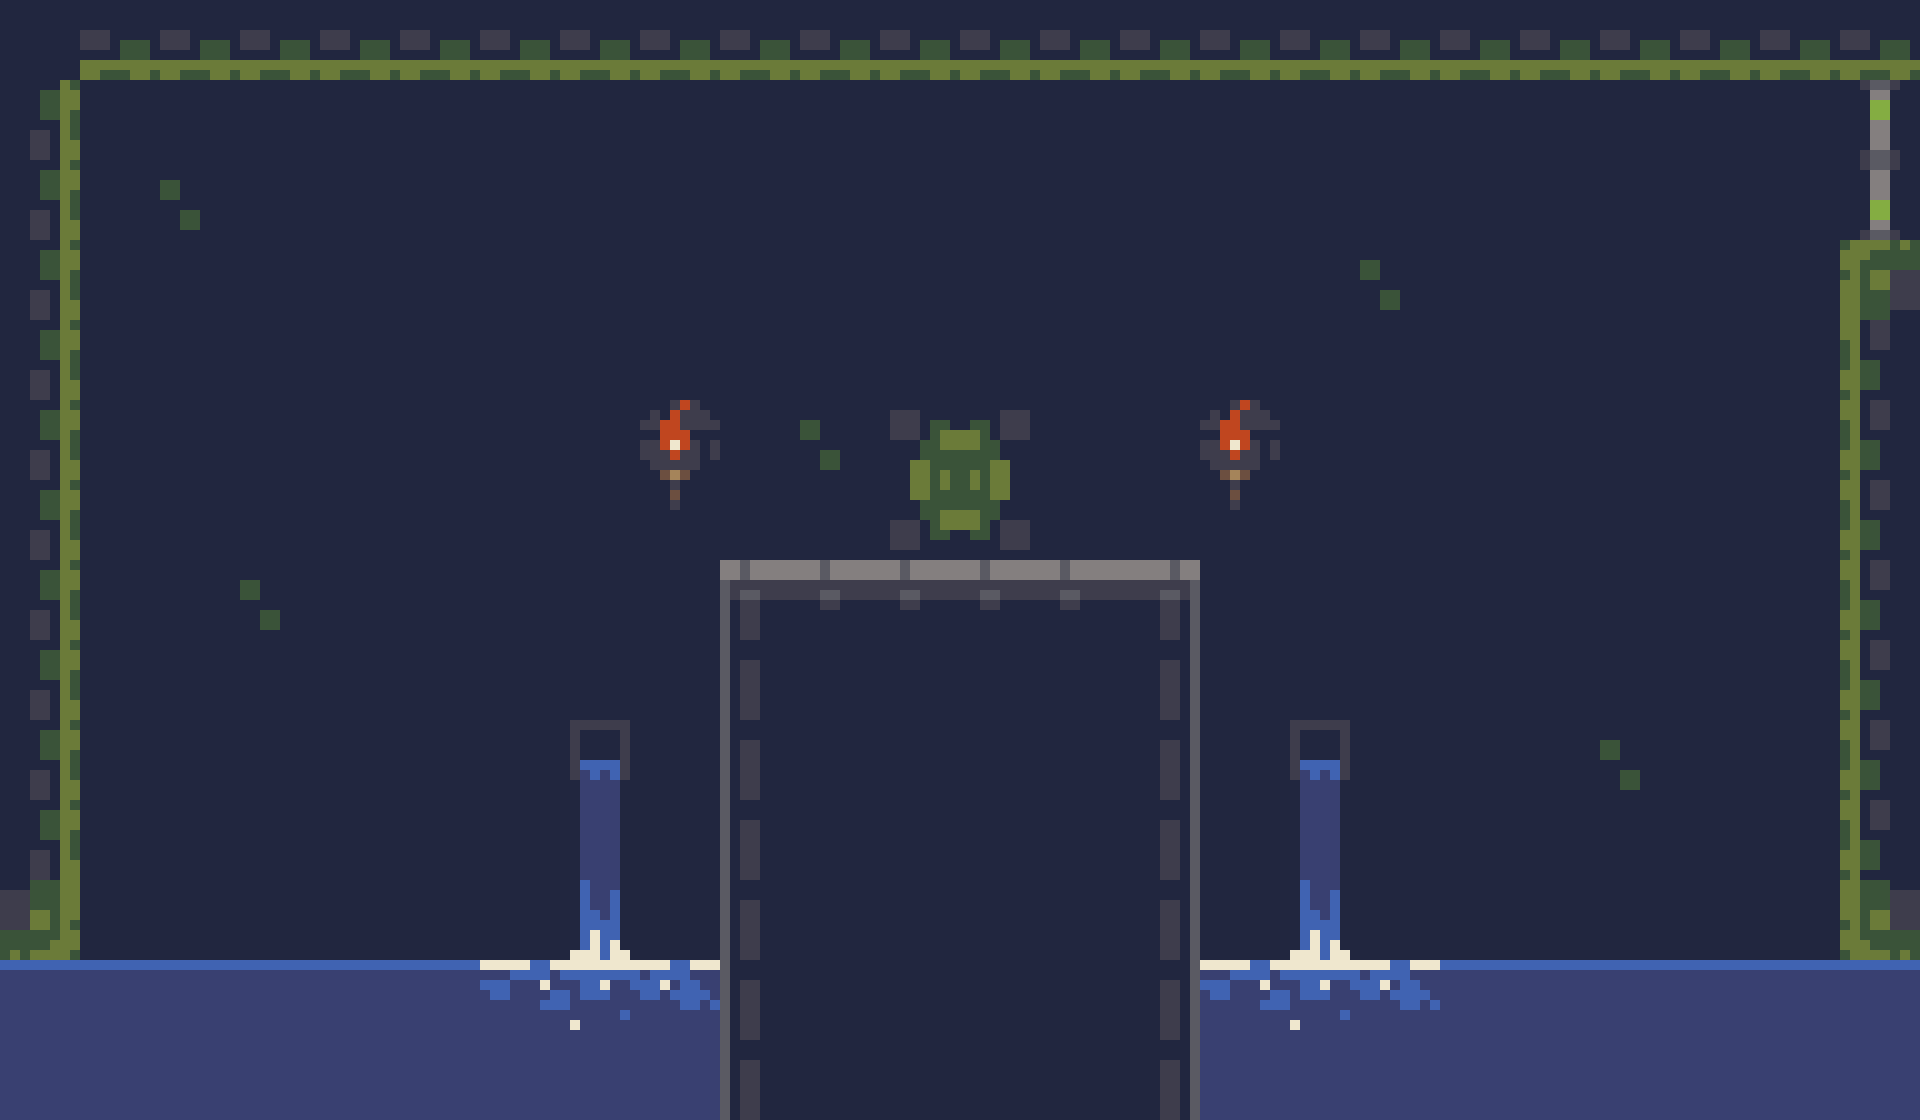

Tiled map render using the project's own tile images. Description and the whole map definition, tile-layer contents included, below:
An orthogonal 24x14 tile map with 80x80 px tiles, 1 tile layer (Слой тайлов 1).

<map version="1.10" tiledversion="1.10.2" orientation="orthogonal" renderorder="right-down" width="24" height="14" tilewidth="80" tileheight="80" infinite="0" nextlayerid="2" nextobjectid="1">
 <tileset firstgid="1" source="tiles.tsx" />
 <layer id="1" name="Слой тайлов 1" width="24" height="14">
  <data encoding="csv">
1,3221225482,3221225482,3221225482,3221225482,3221225482,3221225482,3221225482,3221225482,3221225482,3221225482,3221225482,3221225482,3221225482,3221225482,3221225482,3221225482,3221225482,3221225482,3221225482,3221225482,3221225482,3221225482,3221225482,
2684354570,1,1,1,1,1,1,1,1,1,1,1,1,1,1,1,1,1,1,1,1,1,1,22,
2684354570,1,18,1,1,1,1,1,1,1,1,1,1,1,1,1,1,1,1,1,1,1,1,1073741846,
2684354570,1,1,1,1,1,1,1,1,1,1,1,1,1,1,1,1,18,1,1,1,1,1,536870921,
2684354570,1,1,1,1,1,1,1,1,1,1,1,1,1,1,1,1,1,1,1,1,1,1,1610612746,
2684354570,1,1,1,1,1,1,1,46,1,18,3221225483,1073741835,1,1,46,1,1,1,1,1,1,1,1610612746,
2684354570,1,1,1,1,1,1,1,54,1,1,2147483659,11,1,1,54,1,1,1,1,1,1,1,1610612746,
2684354570,1,1,18,1,1,1,1,1,12,13,13,13,13,2147483660,1,1,1,1,1,1,1,1,1610612746,
2684354570,1,1,1,1,1,1,1,1,20,1,1,1,1,2147483668,1,1,1,1,1,1,1,1,1610612746,
2684354570,1,1,1,1,1,1,65,1,20,1,1,1,1,2147483668,1,65,1,1,1,18,1,1,1610612746,
2684354570,1,1,1,1,1,1,67,1,20,1,1,1,1,2147483668,1,67,1,1,1,1,1,1,1610612746,
3758096393,1,1,1,1,1,1,76,1,20,1,1,1,1,2147483668,1,76,1,1,1,1,1,1,1610612745,
84,84,84,84,84,84,81,82,83,20,1,1,1,1,2147483668,81,82,83,84,84,84,84,84,84,
91,91,91,91,91,91,91,91,91,20,1,1,1,1,2147483668,91,91,91,91,91,91,91,91,91
</data>
 </layer>
</map>
